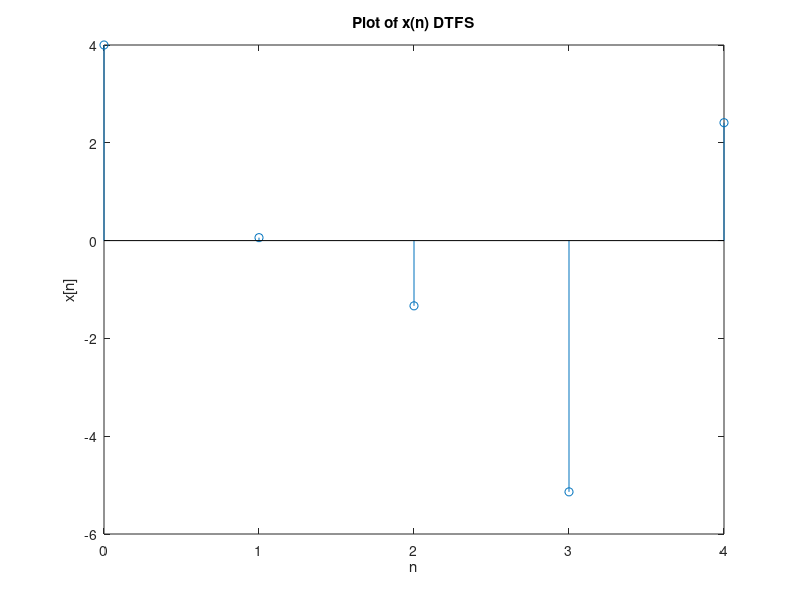
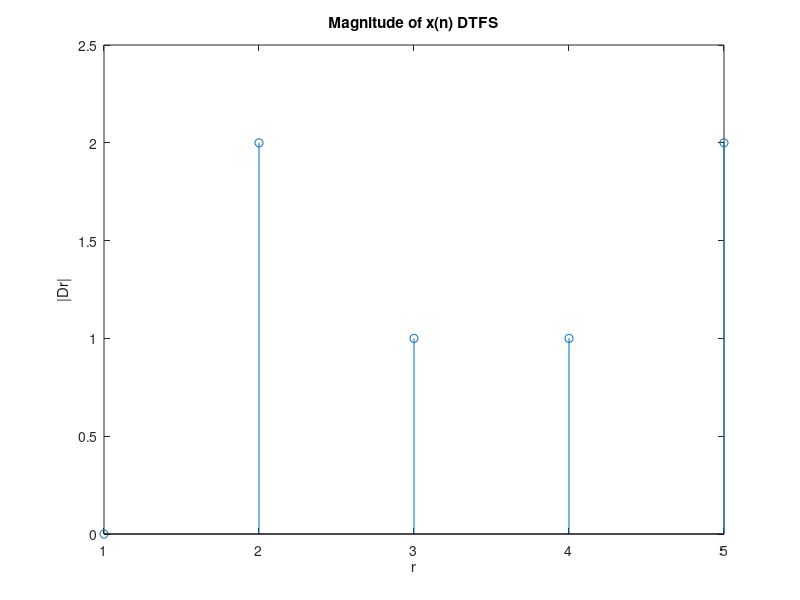
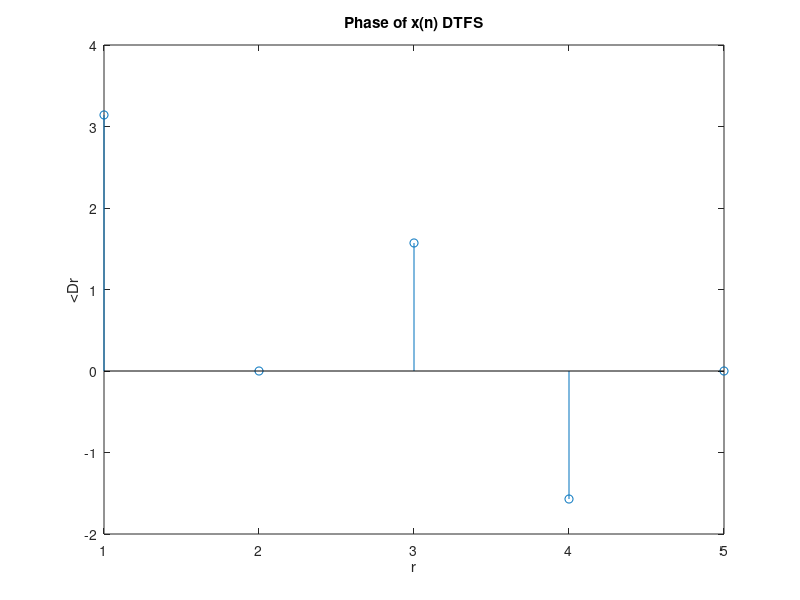
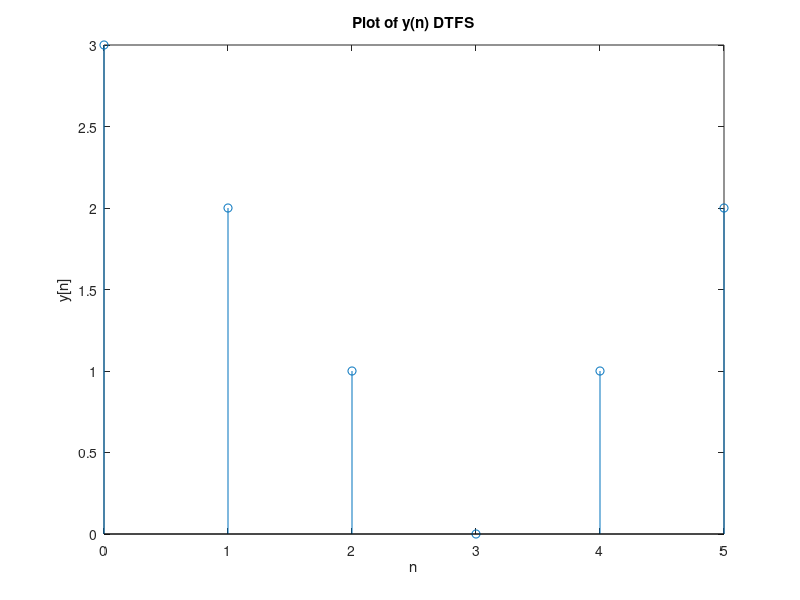

These charts were generated, in order, by the following MATLAB code:
%% A) Discrete-Time Fourier Series (DTFS)
%%% Part 1 - Fundamental Period & Fundamental Frequency
clc
clear
n = 0:20;
x = 4*cos(2.4*pi*n)+2*sin(3.2*pi*n);
mN1 = (2.4*pi)/(2*pi);
mN2 = (3.2*pi)/(2*pi);
%m/N1 = 6/5
%m/N2 = 8/5
N0 = 5;
Om0 = 2*pi/N0;

%%% Part 2 - DTFS
clc
clear
N0 = 5;
Om0 = 2*pi/N0;
n = 0:N0-1;
x = 4*cos(2.4*pi*n)+2*sin(3.2*pi*n);
for(r = 0:N0-1)
    Dr(r+1)=(sum(x.*exp(-1i.*r.*n.*Om0)))/N0;
end

figure;
stem(n, x);
title('Plot of x(n) DTFS')
xlabel('n')
ylabel('x[n]')

figure;
stem(abs(Dr));
title('Magnitude of x(n) DTFS')
xlabel('r')
ylabel('|Dr|')

figure;
stem(angle(Dr));
title('Phase of x(n) DTFS')
xlabel('r')
ylabel('<Dr')

%% Part 3 - P1 and P2 with Lab3 Manual Figure 1
clc
clear
N0 = 6;
Om0 = 2*pi/N0;

n = 0:N0-1;
y = [3 2 1 0 1 2];
for(r = 0:N0-1)
    Dr(r+1)=(sum(y.*exp(-1i.*r.*n.*Om0)))/N0;
end

figure;
stem(n, y);
title('Plot of y(n) DTFS')
xlabel('n')
ylabel('y[n]')

figure;
stem(abs(Dr));
title('Magnitude of y(n) DTFS')
xlabel('r')
ylabel('|Dr|')
grid on

figure;
stem(angle(Dr));
title('Phase of y(n) DTFS')
xlabel('r')
ylabel('<Dr')
grid on


%% B) Inverse DTFS and Time Shifting Property
%%% Part 1 - Inverse DTFS
clc
clear
N0 = 32;
Om0 = 2*pi/N0;
n = 0:N0-1;

xr = [ones(1,5) zeros(1,23) ones(1,4)];
% x = real(ifft(xr).*N0);
x = ifft(xr).*N0;

figure;
stem(n, x);
title('Plot of x(n) IDTFS')
xlabel('n')
ylabel('x[n]')


%% Part 2 - Time Shifting
clc
clear
N0 = 32;
Om0 = 2*pi/N0;
n = 0:N0-1;

xr = [ones(1,5) zeros(1,23) ones(1,4)];
X = xr.*exp(-1i.*5.*n.*Om0);
% X = real(ifft(X)*N0);
X = ifft(X)*N0;

figure;
stem(n, X);
title('Plot of Shifted X(r) IDTFS')
xlabel('n')
ylabel('X[r]')


%% C) System Response
%%% Part 1 - Plot of H[r] for Lab3 Figure 3 with Respect to Omega
clc
clear
N0 = 32;
Om0 = 2*pi/N0;
r = 0:N0-1;

Hr = [ones(1,5) zeros(1, 23) ones(1,4)];

figure;
stem(Om0.*r, Hr);
title('H[r] for Lab3 Figure 3 with Respect to Omega')
xlabel('r')
ylabel('H[r]')

%% Part 2 - Plot of System Response for Lab3 Figure 3 with input X1[n]
clc
clear
N0 = 32;
Om0 = 2*pi/N0;
r = 0:N0-1;

Hr = [ones(1,5) zeros(1, 23) ones(1,4)];
x = 4*cos(pi*r/8);
X = fft(x);

figure;
stem(r, X);
title('Plot of X[r]')
xlabel('n')
ylabel('X[r]')

Y = X.*Hr;
y = ifft(Y);

figure;
stem(r, y);
title('Plot of y[n]')
xlabel('n')
ylabel('y[n]')

%% Part 3 - Plot of System Response for Lab3 Figure 3 with input X2[n]
clc
clear
N0 = 32;
Om0 = 2*pi/N0;
r = 0:N0-1;

Hr = [ones(1,5) zeros(1, 23) ones(1,4)];
x = 4*cos(pi*r/2);
X = fft(x);




Y = X.*Hr;
y = ifft(Y);

figure;
stem(r, y);
title('Plot of y[n]')
xlabel('n')
ylabel('y[n]')